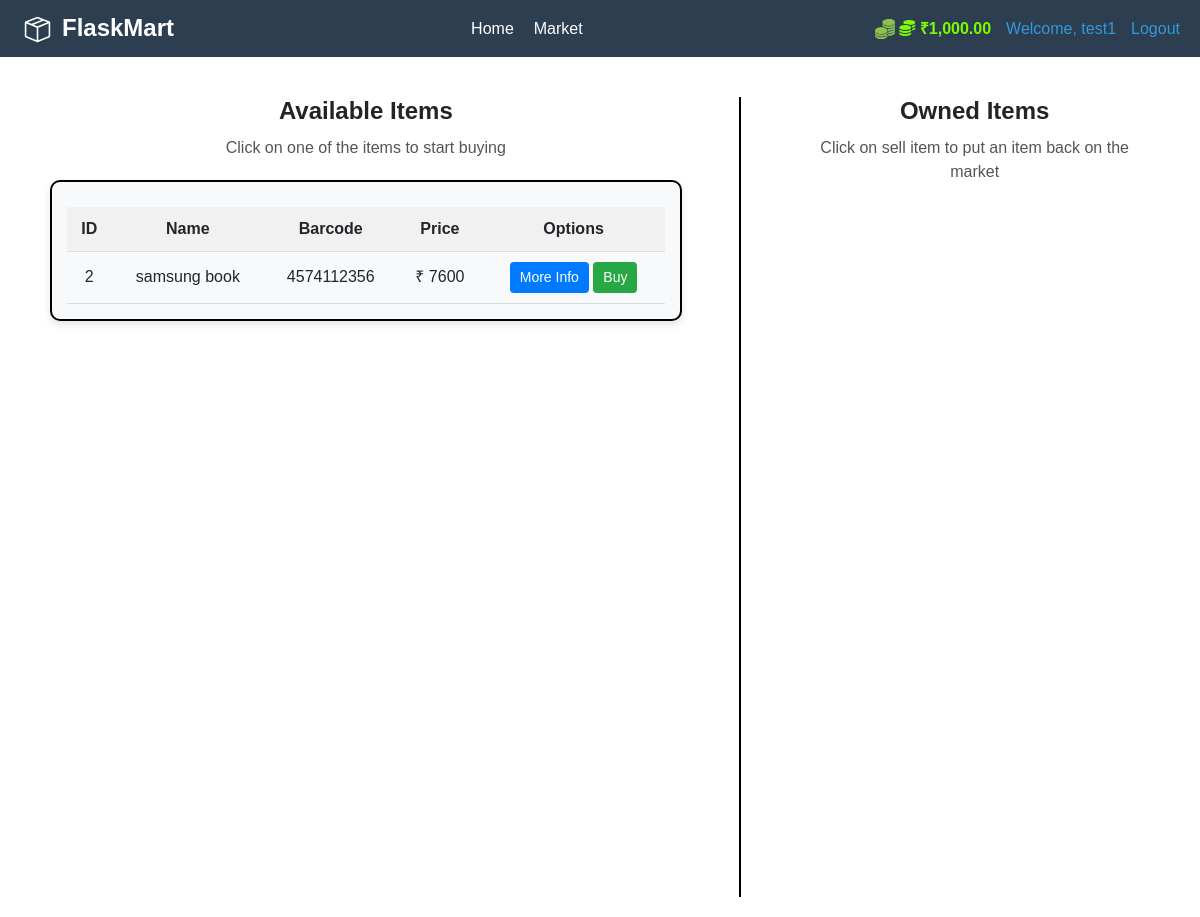
Page /market (signed in) on the earlier database version.
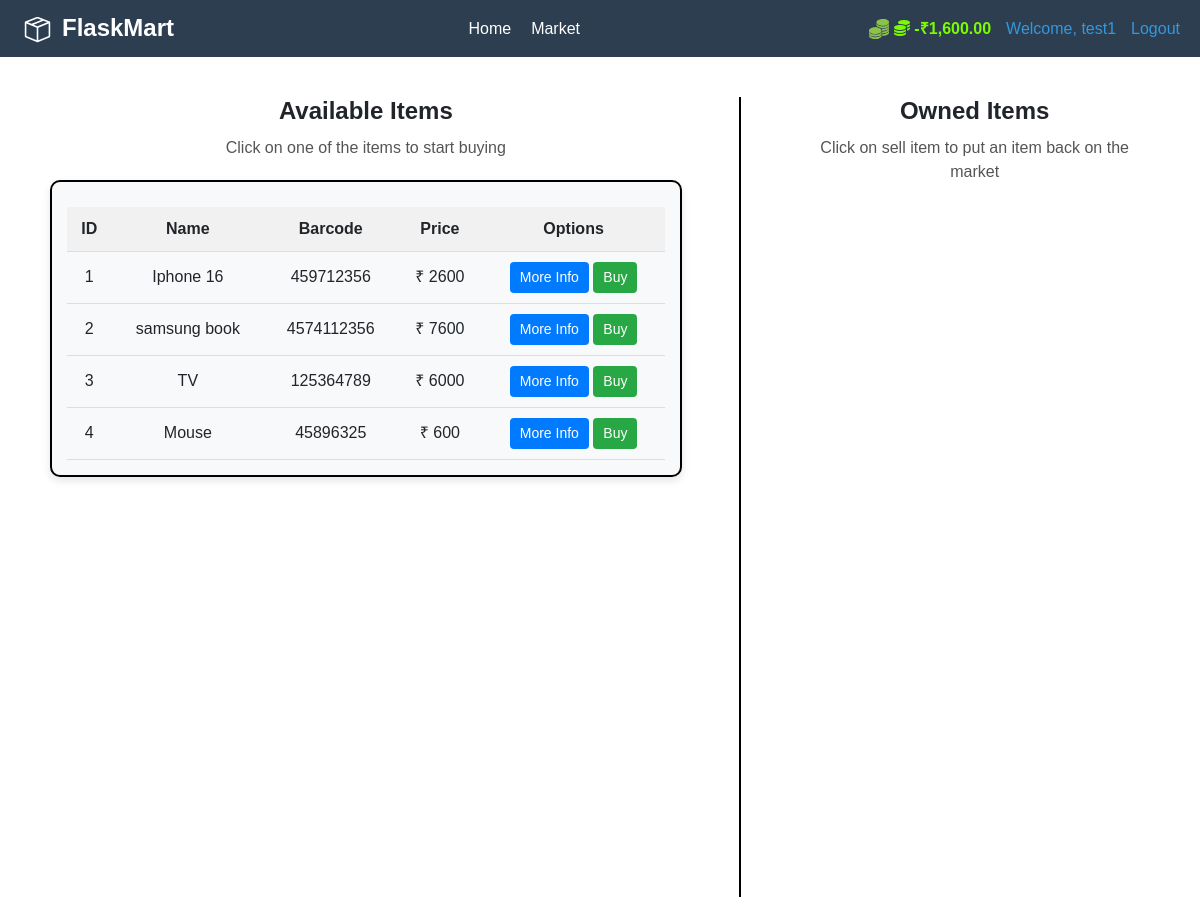
Same page on the later database version.
### market/models.py (models this page shows, shortened)
class User(db.Model,UserMixin):
    id = db.Column(db.Integer(),primary_key = True)
    username= db.Column(db.String(length = 12),nullable = False, unique = True)
    password_hash = db.Column(db.String(length = 60),nullable =False)
    email = db.Column(db.String(length = 50),nullable = False,unique = True)
    budget = db.Column(db.Integer, default = 1000)
    items = db.relationship('Item',backref='owned_user',lazy = True)
    @property
    def prettier_budget(self):
        return format_currency(self.budget,'INR', locale='en_IN',format=None)
    @property
    def password(self):
        return self.password

class Item(db.Model):
    id = db.Column(db.Integer(), primary_key = True)
    name = db.Column(db.String(length = 30), nullable = False)
    barcode = db.Column(db.String(length = 12), nullable = False, unique = True)
    price = db.Column(db.Integer(), nullable = False)
    description = db.Column(db.String(length = 1024), nullable = False)
    owner = db.Column(db.Integer(), db.ForeignKey('user.id'))

### market/routes.py (the view, shortened to what this page needs)
@app.route("/market", methods=['GET', 'POST'])
@login_required
def market_page():
    sell_form = SellItemForm()
    buy_form = BuyItemForm()
    items = Item.query.filter_by(owner=None).all()
    owned_items = Item.query.filter_by(owner=current_user.id).all()
    return render_template("market.html", items=items, buy_form=buy_form, owned_items=owned_items, sell_form=sell_form)

### market/models.py (called while the page is built)
@login_manager.user_loader
def load_user(user_id):
    return User.query.get(int(user_id))

### market/templates/market.html (shortened to what this page needs)
{% extends 'base.html' %}
{% block stylesheet %}
    <link rel="stylesheet" href="{{url_for('static',filename='css/market.css')}}">
{% endblock %}
{% block content %}
<div class="container market-container">
    <div class="row market-row">
        <div class="col-md-7 available-items-section">
            <h2 class="section-title">Available Items</h2>
            <p class="section-description">Click on one of the items to start buying</p>
            <div class="table-container">
                <table class="items-table">
                    <thead>
                        <tr>
                            <th>ID</th>
                            <th>Name</th>
                            <th>Barcode</th>
                            <th>Price</th>
                            <th>Options</th>
                        </tr>
                    </thead>
                    <tbody>
                        {% for item in items %}
                            <tr>
                                <td>{{ item.id }}</td>
                                <td>{{ item.name }}</td>
                                <td>{{ item.barcode }}</td>
                                <td>₹ {{ item.price }}</td>
                                <td>
                                    <button type="button" class="more-info-btn" data-toggle="modal" data-target="#Modal-MoreInfo-{{ item.id }}">More Info</button>
                                    <button type="button" class="buy-btn" data-toggle="modal" data-target="#Modal-PurchaseConfirm-{{ item.id }}">Buy</button>
                                </td>
                            </tr>
                        {% endfor %}
                    </tbody>
                </table>
            </div>
        </div>
        <div class="col-md-1 vertical-divider">
            <div class="divider-line"></div>
        </div>
        <div class="col-md-4 owned-items-section">
            <h2 class="section-title">Owned Items</h2>
            <p class="section-description">Click on sell item to put an item back on the market</p>
        </div>
    </div>
</div>
{% endblock %}

### market/templates/base.html (shortened to what this page needs)
<!DOCTYPE html>
<html lang="en">
<head>
    <link href="https://cdn.jsdelivr.net/npm/bootstrap@5.3.3/dist/css/bootstrap.min.css" rel="stylesheet">
    <link rel="stylesheet" href="{{url_for('static',filename='css/navbar.css')}}">
    {% block stylesheet %}
    {% endblock %}
</head>
<body>
    <nav class="navbar">
        <div class="navbar-container">
            <div class="logo">
                <a href="{{ url_for('home')}}"> <img src="{{url_for('static',filename='images/logo.svg')}}" height="35px" style="margin-right: 7px;">FlaskMart</a>
            </div>
            <ul class="nav-links">
                <li><a href="{{ url_for('home')}}">Home</a></li>
                <li><a href="{{ url_for('market_page')}}">Market</a></li>
            </ul>
            {% if current_user.is_authenticated %}
                <div class="auth-links">
                    <a style="color: lawngreen; font-weight: bold;">
                        <img src="{{url_for('static',filename='images/coin.svg')}}" height="20px">
                        <i class="fas fa-coins"></i>
                        {{current_user.prettier_budget }}
                    </a>
                    <a class="login">Welcome, {{ current_user.username }}</a>
                    <a href="{{ url_for('logout_page')}}" class="register">Logout</a>
                </div>
            {% else %}
                <div class="auth-links">
                    <a href="{{ url_for('login_page')}}" class="login">Login</a>
                    <a href="{{ url_for('register_page')}}" class="register">Register</a>
                </div>
            {% endif %}
        </div>
    </nav>
    {% block content %}
    {% endblock %}
</body>
</html>

### market/static/css/navbar.css (style rules this page uses)
body, html { margin: 0; padding: 0; box-sizing: border-box; font-family: Arial, sans-serif; }
.navbar { background-color: #2c3e50; color: #ffffff; display: flex; justify-content: space-between; align-items: center; padding: 10px 20px; }
.navbar-container { display: flex; width: 100%; justify-content: space-between; align-items: center; }
.logo a { color: #ffffff; text-decoration: none; font-size: 1.5rem; font-weight: bold; transition: color 0.3s ease-in-out; }
.nav-links { display: flex; list-style: none; margin: 0; padding: 0; }
.nav-links li { margin-left: 20px; }
.nav-links a { color: #ffffff; text-decoration: none; font-size: 1rem; position: relative; transition: color 0.3s ease-in-out; }
.nav-links a::after { content: ''; position: absolute; width: 0%; height: 2px; background-color: #f39c12; bottom: -3px; left: 0; transition: width 0.3s ease-in-out; }
.auth-links { display: flex; }
.auth-links a { margin-left: 15px; color: #3498db; text-decoration: none; font-size: 1rem; transition: color 0.3s ease-in-out, transform 0.3s ease-in-out; }

### market/static/css/market.css (style rules this page uses)
.market-container { padding: 20px; }
.market-row { display: flex; align-items: flex-start; margin-top: 20px; }
.vertical-divider { display: flex; justify-content: center; align-items: center; }
.vertical-divider .divider-line { width: 2px; background-color: #000; height: 100vh; }
.available-items-section { text-align: center; }
.section-title { font-weight: bold; font-size: 24px; margin-bottom: 10px; }
.section-description { font-size: 16px; color: #555; margin-bottom: 20px; }
.items-table { width: 100%; border-collapse: collapse; margin-top: 10px; }
.items-table th, .items-table td { text-align: center; padding: 10px; border-bottom: 1px solid #ddd; }
.items-table th { background-color: #f8f9fa; font-weight: bold; }
.more-info-btn, .buy-btn { padding: 5px 10px; font-size: 14px; border: none; border-radius: 4px; cursor: pointer; transition: background-color 0.3s ease; }
.more-info-btn { background-color: #007bff; color: white; }
.buy-btn { background-color: #28a745; color: white; }
.owned-items-section { text-align: center; }
.table-container { border: 2px solid #000; border-radius: 10px; padding: 15px; background-color: #f8f9fa; box-shadow: 0 4px 8px rgba(0, 0, 0, 0.1); margin-top: 20px; }
.items-table { width: 100%; border-collapse: collapse; }
.items-table th { background-color: #f1f1f1; font-weight: bold; }

Differences in the rows shown:
changed User "test1": prettier_budget "₹1,000.00" → "-₹1,600.00"
now on this page (row edited): Item: id "1", name "Iphone 16", barcode "459712356", price "2600"
added Item: id "3", name "TV", barcode "125364789", price "6000"
added Item: id "4", name "Mouse", barcode "45896325", price "600"
